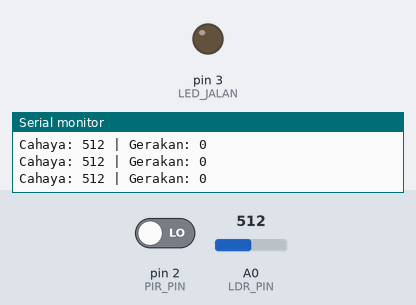
Bench run of a sketch on a simulated Arduino Uno, built with avr-gcc and run on an emulated ATmega328P. Shown: output pins drawn as LEDs (lit = HIGH), the last lines printed to the serial monitor. The test bench sets the inputs (shaded band); at power-on: A0 (LDR_PIN) = 512, pin 2 (PIR_PIN) LOW.

Above: at 1.2 s.
1.3 s: A0 (LDR_PIN) set to 490
At 2.2 s:
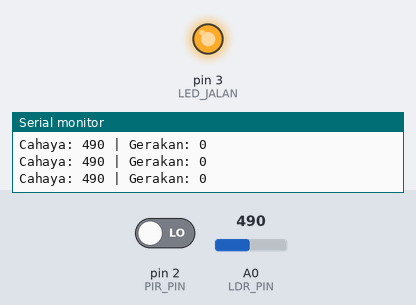
2.9 s: A0 (LDR_PIN) set to 510
At 3.5 s:
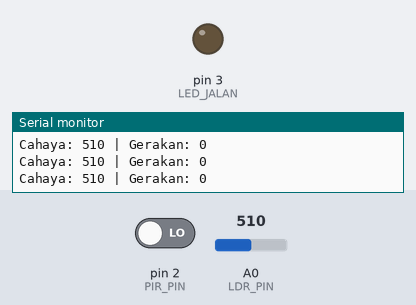
4.5 s: A0 (LDR_PIN) set to 306
At 4.9 s:
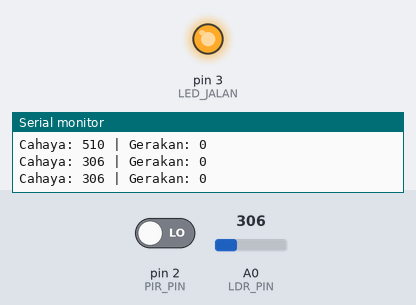
Timing chart, 0 to 7.5 s (numbered marks = the images above; inputs shaded):
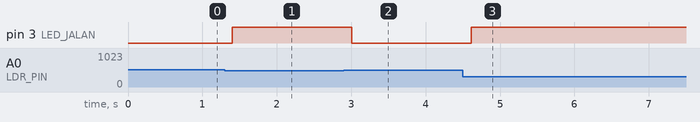

Measured:
- the behaviour switches between 500 and 499 on A0 (LDR_PIN) (found by bisection; images 0 and 1)
- after the input at 1.3 s, pin 3 (LED_JALAN): LOW → HIGH after 0.10 s
- after the input at 2.9 s, pin 3 (LED_JALAN): HIGH → LOW after 0.11 s
- after the input at 4.5 s, pin 3 (LED_JALAN): LOW → HIGH after 0.11 s

The sketch:

Smartlamp.ino
```cpp
#define LDR_PIN A0
#define PIR_PIN 2
#define LED_JALAN 3

int thresholdLDR = 500; // Sesuaikan nilai ini sesuai kondisi cahaya ruangan lo

void setup() {
  pinMode(LDR_PIN, INPUT);
  pinMode(PIR_PIN, INPUT);
  pinMode(LED_JALAN, OUTPUT);
  Serial.begin(9600);
  Serial.println("EcoLight Aktif");
}

void loop() {
  int cahaya = analogRead(LDR_PIN);
  int gerakan = digitalRead(PIR_PIN);

  Serial.print("Cahaya: "); Serial.print(cahaya);
  Serial.print(" | Gerakan: "); Serial.println(gerakan);

  if (cahaya < thresholdLDR || gerakan == HIGH) {
    digitalWrite(LED_JALAN, HIGH);
  } else {
    digitalWrite(LED_JALAN, LOW);
  }

  delay(200);
}
```
